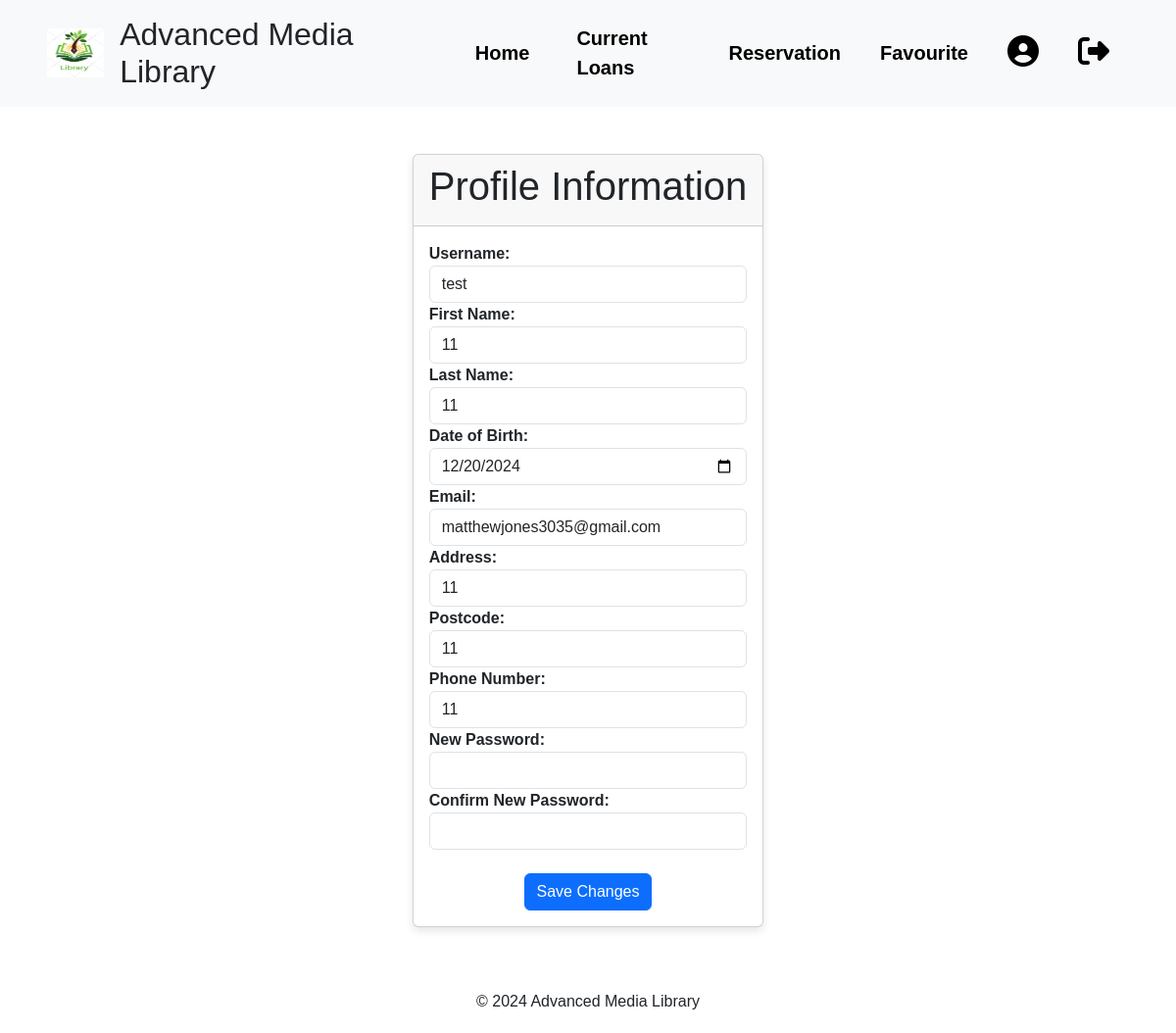
The page /user_profile.php (signed in) on the database its author committed.
### tables this page shows
CREATE TABLE `user_details` (
  `user_id` int(10) UNSIGNED NOT NULL,
  `first_name` varchar(60) NOT NULL,
  `last_name` varchar(60) NOT NULL,
  `date_of_birth` date NOT NULL,
  `email` varchar(60) NOT NULL,
  `address` varchar(60) NOT NULL,
  `postcode` varchar(10) NOT NULL,
  `phone_number` varchar(11) NOT NULL
);

CREATE TABLE `user_credentials` (
  `user_id` int(10) UNSIGNED NOT NULL,
  `username` varchar(60) NOT NULL,
  `password` varchar(255) NOT NULL
);

### user_sql.php (called while the page is built, shortened)
<?php
function get_user(int $user_id): array
{
    $conn = new mysqli(DB_SERVER, DB_USERNAME, DB_PASSWORD, DB_NAME);
    $query = 'SELECT * FROM user_details, user_credentials WHERE user_credentials.user_id = ? and user_details.user_id = ?';
    $stmt = $conn->prepare($query);
    $stmt->bind_param("ii", $user_id, $user_id);
    $stmt->execute();
    $result = $stmt->get_result();
    $user_data = $result->fetch_assoc();
    return $user_data;
}

### user_profile.php (the view, shortened to what this page needs)
<?php
include_once 'user_sql.php';
$user = get_user($_SESSION['user_id']);
?>
<!DOCTYPE html>
<html>
<?php include("user_header.php") ?>
<body>
<div class="d-flex flex-column min-vh-100">
    <div class="container pt-5 pb-5 d-flex justify-content-center">
        <div class="card custom-card">
            <div class="card-header">
                <h1>Profile Information</h1>
            </div>
            <div class="card-body custom-card-body">
                <form method="post">
                    <div class="form-group">
                        <label for="username"><strong>Username:</strong></label>
                        <input type="text" class="form-control" id="username" name="username" value="<?php echo htmlspecialchars($user['username']); ?>">
                    </div>
                    <div class="form-group">
                        <label for="first_name"><strong>First Name:</strong></label>
                        <input type="text" class="form-control" id="first_name" name="first_name" value="<?php echo htmlspecialchars($user['first_name']); ?>">
                    </div>
                    <div class="form-group">
                        <label for="last_name"><strong>Last Name:</strong></label>
                        <input type="text" class="form-control" id="last_name" name="last_name" value="<?php echo htmlspecialchars($user['last_name']); ?>">
                    </div>
                    <div class="form-group">
                        <label for="date_of_birth"><strong>Date of Birth:</strong></label>
                        <input type="date" class="form-control" id="date_of_birth" name="date_of_birth" value="<?php echo htmlspecialchars($user['date_of_birth']); ?>">
                    </div>
                    <div class="form-group">
                        <label for="email"><strong>Email:</strong></label>
                        <input type="email" class="form-control" id="email" name="email" value="<?php echo htmlspecialchars($user['email']); ?>">
                    </div>
                    <div class="form-group">
                        <label for="address"><strong>Address:</strong></label>
                        <input type="text" class="form-control" id="address" name="address" value="<?php echo htmlspecialchars($user['address']); ?>">
                    </div>
                    <div class="form-group">
                        <label for="postcode"><strong>Postcode:</strong></label>
                        <input type="text" class="form-control" id="postcode" name="postcode" value="<?php echo htmlspecialchars($user['postcode']); ?>">
                    </div>
                    <div class="form-group">
                        <label for="phone_number"><strong>Phone Number:</strong></label>
                        <input type="text" class="form-control" id="phone_number" name="phone_number" value="<?php echo htmlspecialchars($user['phone_number']); ?>">
                    </div>
                    <div class="form-group">
                        <label for="new_password"><strong>New Password:</strong></label>
                        <input type="password" class="form-control" id="new_password" name="new_password">
                    </div>
                    <div class="form-group">
                        <label for="confirm_new_password"><strong>Confirm New Password:</strong></label>
                        <input type="password" class="form-control" id="confirm_new_password" name="confirm_new_password">
                    </div>
                    <div class="pt-4 d-flex justify-content-center">
                        <button type="submit" class="btn btn-primary justify">Save Changes</button>
                    </div>
                </form>
            </div>
        </div>
    </div>
    <?php include("footer.php"); ?>
    </div>
</body>
</html>

### style.css (style rules this page uses)
* { margin: 0; padding: 0; box-sizing: border-box; font-family: 'Spartan', sans-serif; }
.custom-card { display: inline-block; width: auto; max-width: 100%; box-shadow: 0 4px 8px rgba(0, 0, 0, 0.1); border-radius: 0.25rem; }
.custom-card-body { padding: 1.25rem; }

### rows shown on the page
user_details: username "test", first_name "11", last_name "11", date_of_birth "12/20/2024", email "matthewjones3035@gmail.com", address "11", postcode "11", phone_number "11"
